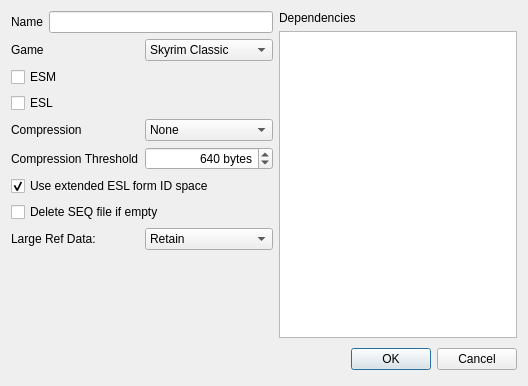
<?xml version="1.0" encoding="UTF-8"?>
<ui version="4.0">
 <class>ActiveFileSaveDialog</class>
 <widget class="QDialog" name="ActiveFileSaveDialog">
  <property name="geometry">
   <rect>
    <x>0</x>
    <y>0</y>
    <width>528</width>
    <height>386</height>
   </rect>
  </property>
  <property name="windowTitle">
   <string>Save File...</string>
  </property>
  <layout class="QGridLayout" name="gridLayout_3" columnstretch="1,1">
   <item row="0" column="0">
    <layout class="QGridLayout" name="gridLayout">
     <item row="4" column="0">
      <widget class="QLabel" name="label_3">
       <property name="text">
        <string>Compression</string>
       </property>
       <property name="buddy">
        <cstring>compressionPolicy</cstring>
       </property>
      </widget>
     </item>
     <item row="4" column="1">
      <widget class="QComboBox" name="compressionPolicy">
       <item>
        <property name="text">
         <string>None</string>
        </property>
       </item>
       <item>
        <property name="text">
         <string>Use Threshold</string>
        </property>
       </item>
       <item>
        <property name="text">
         <string>Mimic Skyrim.esm</string>
        </property>
       </item>
      </widget>
     </item>
     <item row="2" column="0" colspan="2">
      <widget class="QCheckBox" name="flagMaster">
       <property name="whatsThis">
        <string>&lt;html&gt;&lt;head/&gt;&lt;body&gt;&lt;p&gt;Files with the &amp;quot;ESM&amp;quot; flag are &amp;quot;masters.&amp;quot; The game will always move them to the top of the load order, and will handle various pieces of game data differently.&lt;/p&gt;&lt;p&gt;One of the most notable differences is that if a file &lt;span style=&quot; font-style:italic;&quot;&gt;isn't&lt;/span&gt; a master, then any physical objects that it places in the game world will remain in the game's memory at all times. The game can only keep track of about a million such objects at a time, so mods that define large numbers of objects (e.g. new lands mods) should always be ESMs.&lt;/p&gt;&lt;p&gt;If a file has the *.ESM file extension, then the game will always act as if this flag is set.&lt;/p&gt;&lt;/body&gt;&lt;/html&gt;</string>
       </property>
       <property name="text">
        <string>ESM</string>
       </property>
      </widget>
     </item>
     <item row="6" column="0" colspan="2">
      <widget class="QCheckBox" name="flagUse1Point71FormIDSpace">
       <property name="whatsThis">
        <string>&lt;p&gt;Skyrim Special Edition version 1.6.1130 fixed an internal loading bug, making it possible for game data files to use form IDs in the range [xx000000, xx0007FF] as long as they have at least one master. This update also incremented the internal version number for game files from v1.70 to v1.71.&lt;/p&gt;
&lt;p&gt;The update isn't exclusive to ESL files, but it affects them the most, by doubling the number of forms they can contain. However, v1.71 data files can cause older versions of Skyrim Special Edition to crash, unless they install the Backported Extended ESL Support mod.&lt;/p&gt;</string>
       </property>
       <property name="text">
        <string>Use extended ESL form ID space</string>
       </property>
       <property name="checked">
        <bool>true</bool>
       </property>
      </widget>
     </item>
     <item row="3" column="0" colspan="2">
      <widget class="QCheckBox" name="flagLight">
       <property name="whatsThis">
        <string>&lt;html&gt;&lt;head/&gt;&lt;body&gt;&lt;p&gt;Files with the &amp;quot;ESL&amp;quot; flag are &amp;quot;light plug-ins&amp;quot; intended for use with Skyrim Special Edition. Instead of taking up an entire load order slot, all light plug-ins in a load order will share the 0xFE slot. This is very useful when designing very simple mods that make only minor changes to existing game data.&lt;/p&gt;&lt;p&gt;Light plug-ins have a number of limitations. A load order cannot have more than 4096 light plug-ins. Each light plug-in can only have 2048 forms, which must be &amp;quot;compacted&amp;quot; into the form ID range [xx000800, xx000FFF]. Light plug-ins also cannot be dependencies for other files.&lt;/p&gt;&lt;p&gt;The game will always treat files that have the *.ESL extension as if they are both light plug-ins and master files (ESMs). Among other things, this means that if an *.ESL file has any *.ESP dependencies, it will force those dependencies to load out-of-order with the master files.&lt;/p&gt;&lt;/body&gt;&lt;/html&gt;</string>
       </property>
       <property name="text">
        <string>ESL</string>
       </property>
      </widget>
     </item>
     <item row="1" column="1">
      <widget class="QComboBox" name="game">
       <item>
        <property name="text">
         <string>Skyrim Classic</string>
        </property>
       </item>
       <item>
        <property name="text">
         <string>Skyrim Special</string>
        </property>
       </item>
      </widget>
     </item>
     <item row="5" column="0">
      <widget class="QLabel" name="label_4">
       <property name="text">
        <string>Compression Threshold</string>
       </property>
       <property name="buddy">
        <cstring>compressionThreshold</cstring>
       </property>
      </widget>
     </item>
     <item row="1" column="0">
      <widget class="QLabel" name="label_5">
       <property name="text">
        <string>Game</string>
       </property>
       <property name="buddy">
        <cstring>game</cstring>
       </property>
      </widget>
     </item>
     <item row="0" column="0" colspan="2">
      <layout class="QHBoxLayout" name="horizontalLayout">
       <item>
        <widget class="QLabel" name="label">
         <property name="text">
          <string>Name</string>
         </property>
         <property name="buddy">
          <cstring>filename</cstring>
         </property>
        </widget>
       </item>
       <item>
        <widget class="QLineEdit" name="filename"/>
       </item>
      </layout>
     </item>
     <item row="9" column="0" colspan="2">
      <spacer name="spacer">
       <property name="orientation">
        <enum>Qt::Vertical</enum>
       </property>
       <property name="sizeHint" stdset="0">
        <size>
         <width>0</width>
         <height>0</height>
        </size>
       </property>
      </spacer>
     </item>
     <item row="7" column="0" colspan="2">
      <widget class="QCheckBox" name="deleteEmptySeq">
       <property name="text">
        <string>Delete SEQ file if empty</string>
       </property>
      </widget>
     </item>
     <item row="5" column="1">
      <widget class="QSpinBox" name="compressionThreshold">
       <property name="alignment">
        <set>Qt::AlignRight|Qt::AlignTrailing|Qt::AlignVCenter</set>
       </property>
       <property name="suffix">
        <string> bytes</string>
       </property>
       <property name="minimum">
        <number>64</number>
       </property>
       <property name="maximum">
        <number>65535</number>
       </property>
       <property name="value">
        <number>640</number>
       </property>
      </widget>
     </item>
     <item row="8" column="0">
      <widget class="QLabel" name="label_6">
       <property name="text">
        <string>Large Ref Data:</string>
       </property>
       <property name="buddy">
        <cstring>largeRefPolicy</cstring>
       </property>
      </widget>
     </item>
     <item row="8" column="1">
      <widget class="QComboBox" name="largeRefPolicy">
       <property name="whatsThis">
        <string>&lt;p&gt;Worldspaces are capable of storing an index of all &quot;large references,&quot; mapped to their cells. This feature makes it possible for the game to begin rendering these references at greater distances than normal, even before their parent cells are fully loaded. However, the Creation Kit only generates this data when its version control functionality is enabled; most mod authors don't use that functionality.&lt;/p&gt;
&lt;p&gt;You can here select what you want DovahKit to do with this data:&lt;/p&gt;
&lt;dl&gt;
   &lt;dt&gt;&lt;strong&gt;Retain&lt;/strong&gt;&lt;/dt&gt;
      &lt;dd&gt;&lt;p&gt;Save the active file's worldspaces without updating their large ref data, if they have any (beyond stripping out mentions of any refs that were deleted during this editing session).&lt;/p&gt;&lt;/dd&gt;
   &lt;dt&gt;&lt;strong&gt;Remove&lt;/strong&gt;&lt;/dt&gt;
      &lt;dd&gt;&lt;p&gt;Save the active file's worldspaces without including large ref data. If any such data was present in the active file when it was loaded, that data will be lost.&lt;/p&gt;&lt;/dd&gt;
   &lt;dt&gt;&lt;strong&gt;Update&lt;/strong&gt;&lt;/dt&gt;
      &lt;dd&gt;&lt;p&gt;Save the active file's worldspaces with fully-updated large ref data.&lt;/p&gt;&lt;/dd&gt;
&lt;/dl&gt;
&lt;p&gt;A file will only include data for the large refs that it creates or overrides; the game combines large ref data from all records that define or override a worldspace, without applying the &quot;Rule of One.&quot; Still, updating this data requires looping over every ref, in every cell, in every worldspace, which could impact how long it takes to save your file.&lt;/p&gt;</string>
       </property>
       <item>
        <property name="text">
         <string>Retain</string>
        </property>
       </item>
       <item>
        <property name="text">
         <string>Remove</string>
        </property>
       </item>
       <item>
        <property name="text">
         <string>Update</string>
        </property>
       </item>
      </widget>
     </item>
    </layout>
   </item>
   <item row="0" column="1">
    <layout class="QGridLayout" name="gridLayout_2">
     <item row="0" column="0">
      <widget class="QLabel" name="label_2">
       <property name="text">
        <string>Dependencies</string>
       </property>
       <property name="buddy">
        <cstring>dependencies</cstring>
       </property>
      </widget>
     </item>
     <item row="1" column="0">
      <widget class="QListWidget" name="dependencies"/>
     </item>
    </layout>
   </item>
   <item row="1" column="0" colspan="2">
    <layout class="QHBoxLayout">
     <property name="spacing">
      <number>6</number>
     </property>
     <property name="leftMargin">
      <number>0</number>
     </property>
     <property name="topMargin">
      <number>0</number>
     </property>
     <property name="rightMargin">
      <number>0</number>
     </property>
     <property name="bottomMargin">
      <number>0</number>
     </property>
     <item>
      <spacer>
       <property name="orientation">
        <enum>Qt::Horizontal</enum>
       </property>
       <property name="sizeHint" stdset="0">
        <size>
         <width>131</width>
         <height>31</height>
        </size>
       </property>
      </spacer>
     </item>
     <item>
      <widget class="QPushButton" name="buttonOK">
       <property name="text">
        <string>OK</string>
       </property>
      </widget>
     </item>
     <item>
      <widget class="QPushButton" name="buttonCancel">
       <property name="text">
        <string>Cancel</string>
       </property>
      </widget>
     </item>
    </layout>
   </item>
  </layout>
 </widget>
 <tabstops>
  <tabstop>filename</tabstop>
  <tabstop>game</tabstop>
  <tabstop>flagMaster</tabstop>
  <tabstop>flagLight</tabstop>
  <tabstop>compressionPolicy</tabstop>
  <tabstop>compressionThreshold</tabstop>
  <tabstop>flagUse1Point71FormIDSpace</tabstop>
  <tabstop>deleteEmptySeq</tabstop>
  <tabstop>largeRefPolicy</tabstop>
  <tabstop>dependencies</tabstop>
  <tabstop>buttonOK</tabstop>
  <tabstop>buttonCancel</tabstop>
 </tabstops>
 <resources/>
 <connections/>
</ui>
